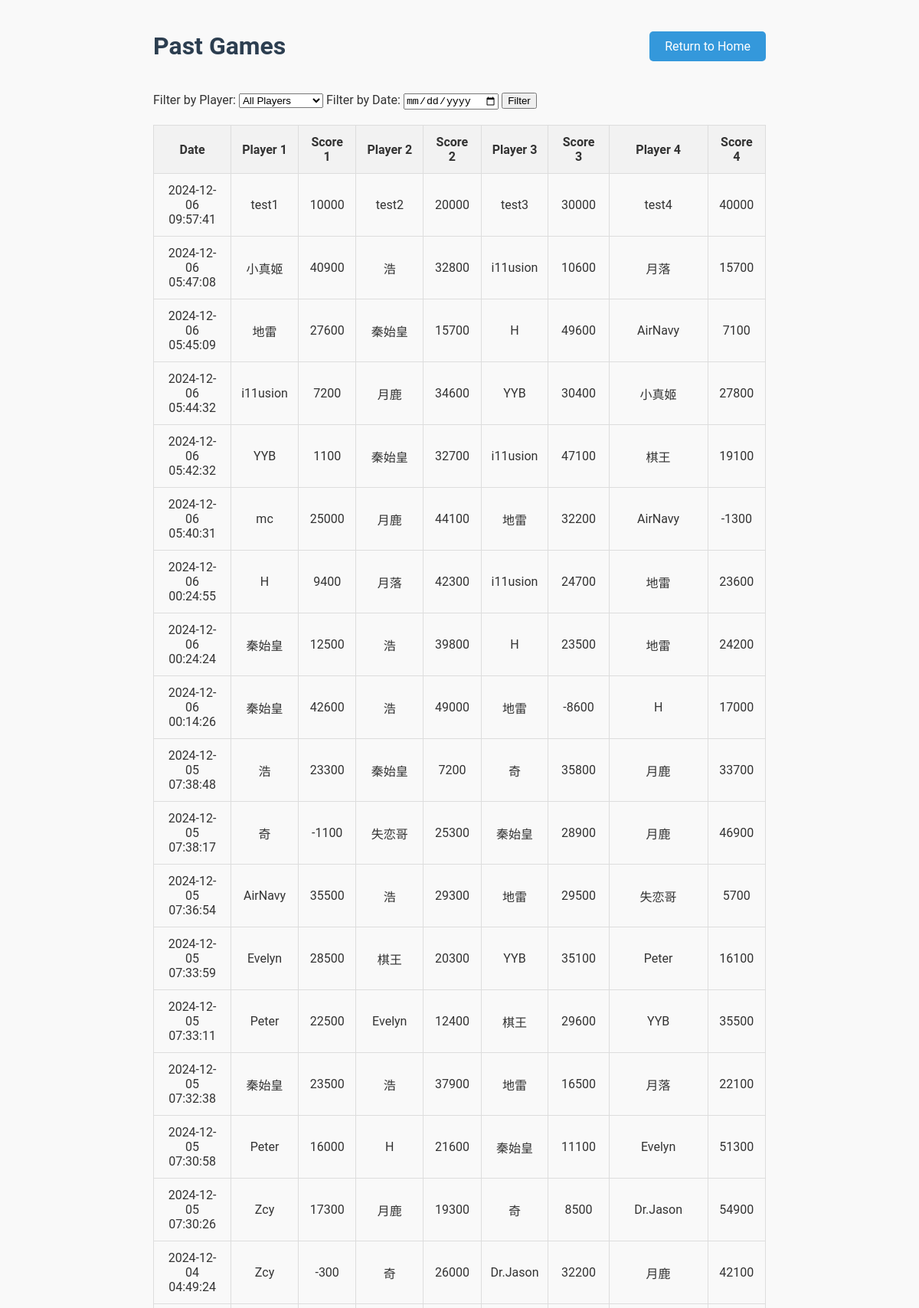
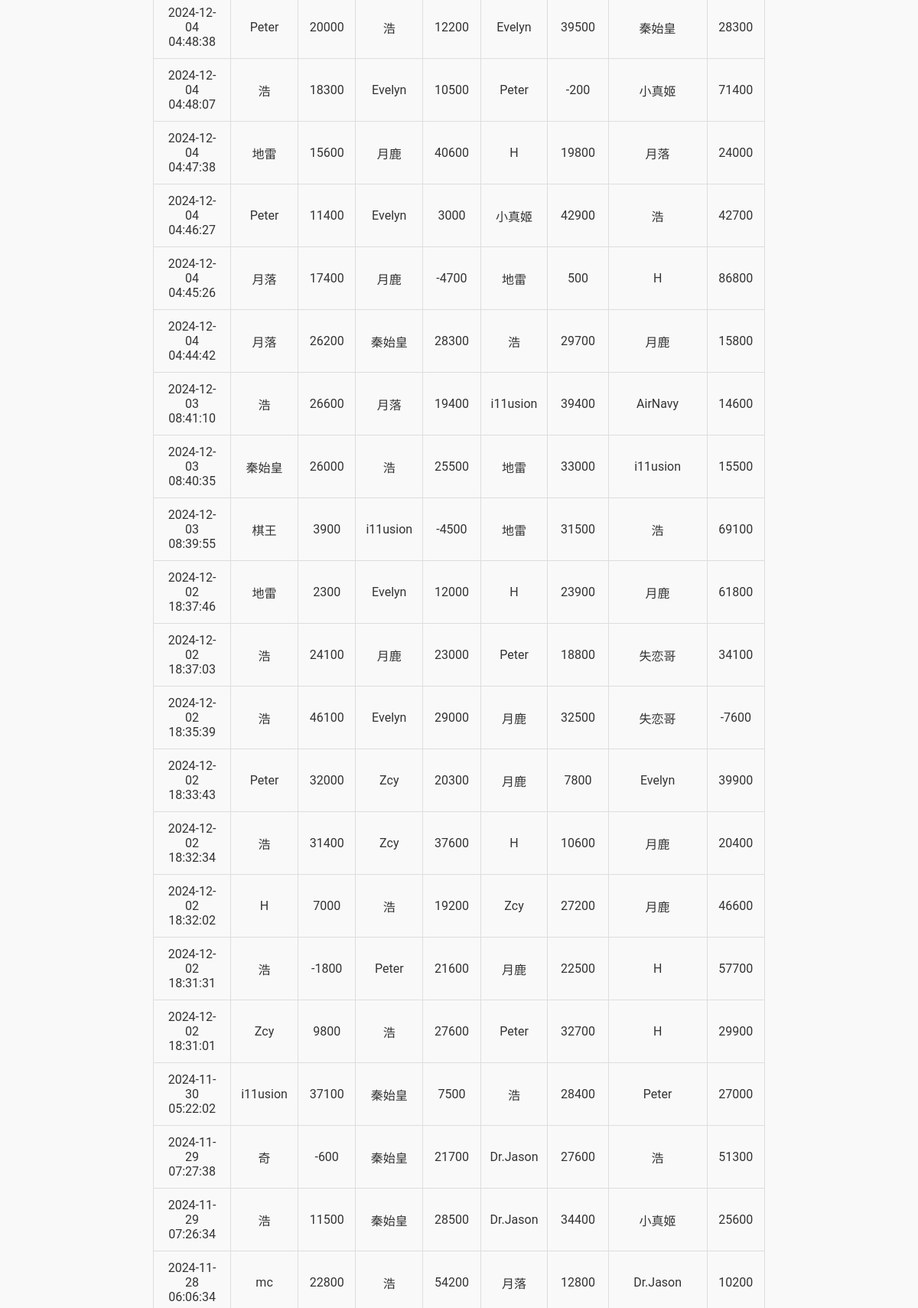
Screenshot of /view-past-games (upper part) with the database file from the repository (2 pictures, top to bottom).
### tables this page shows
CREATE TABLE games (
    game_id INTEGER PRIMARY KEY AUTOINCREMENT,
    player1 TEXT NOT NULL,
    player2 TEXT NOT NULL,
    player3 TEXT NOT NULL,
    player4 TEXT NOT NULL,
    raw_score1 INTEGER NOT NULL,
    raw_score2 INTEGER NOT NULL,
    raw_score3 INTEGER NOT NULL,
    raw_score4 INTEGER NOT NULL,
    final_score1 INTEGER NOT NULL,
    final_score2 INTEGER NOT NULL,
    final_score3 INTEGER NOT NULL,
    final_score4 INTEGER NOT NULL,
    game_date TIMESTAMP DEFAULT CURRENT_TIMESTAMP
, is_fenix BOOLEAN DEFAULT FALSE);

### app.py (the view)
@app.route("/view-past-games", methods=["GET", "POST"])
def view_past_games():
    conn = get_db_connection()
    cursor = conn.cursor()
    player_filter = request.form.get("player_filter")
    date_filter = request.form.get("date_filter")
    query = """
    SELECT game_date, player1, player2, player3, player4, raw_score1, raw_score2, raw_score3, raw_score4
    FROM games WHERE 1=1
    """
    params = []
    if player_filter:
        query += " AND (? IN (player1, player2, player3, player4))"
        params.append(player_filter)
    if date_filter:
        query += " AND DATE(game_date) = ?"
        params.append(date_filter)
    query += " ORDER BY game_date DESC"
    cursor.execute(query, params)
    games = cursor.fetchall()
    cursor.execute("SELECT name FROM players")
    players = cursor.fetchall()
    conn.close()
    return render_template("view_past_games.html", games=games, players=players)

### app.py (called while the page is built)
def get_db_connection():
    conn = sqlite3.connect('mahjong.db')
    conn.row_factory = sqlite3.Row  # Return rows as dictionaries
    return conn

### templates/view_past_games.html (shortened to what this page needs)
<!DOCTYPE html>
<html lang="en">
<head>
</head>
<body>
    <div class="container">
        <div class="header-row">
            <h1>Past Games</h1>
            <div class="return-button">
                <a href="{{ url_for('home') }}">Return to Home</a>
            </div>
        </div>
        <div class="filter-section">
            <form method="POST">
                <label for="player_filter">Filter by Player:</label>
                <select name="player_filter" id="player_filter">
                    <option value="">All Players</option>
                </select>
                <label for="date_filter">Filter by Date:</label>
                <input type="date" name="date_filter" id="date_filter">
                <button type="submit">Filter</button>
            </form>
        </div>
        <table>
            <tr>
                <th>Date</th>
                <th>Player 1</th>
                <th>Score 1</th>
                <th>Player 2</th>
                <th>Score 2</th>
                <th>Player 3</th>
                <th>Score 3</th>
                <th>Player 4</th>
                <th>Score 4</th>
            </tr>
            {% for game in games %}
            <tr>
                <td>{{ game['game_date'] }}</td>
                <td>{{ game['player1'] }}</td>
                <td>{{ game['raw_score1'] }}</td>
                <td>{{ game['player2'] }}</td>
                <td>{{ game['raw_score2'] }}</td>
                <td>{{ game['player3'] }}</td>
                <td>{{ game['raw_score3'] }}</td>
                <td>{{ game['player4'] }}</td>
                <td>{{ game['raw_score4'] }}</td>
            </tr>
            {% endfor %}
        </table>
    </div>
</body>
</html>

### templates/view_past_games.html (style rules this page uses)
body { font-family: 'Roboto', sans-serif; background-color: #f9f9f9; color: #333; margin: 0; padding: 20px; }
.container { max-width: 800px; margin: 0 auto; }
.header-row { display: flex; justify-content: space-between; align-items: center; margin-bottom: 20px; }
h1 { color: #2c3e50; }
table { width: 100%; border-collapse: collapse; margin-top: 20px; }
th, td { padding: 12px; border: 1px solid #ddd; text-align: center; }
th { background-color: #f2f2f2; }
.filter-section { margin-bottom: 20px; }
.return-button a { text-decoration: none; background-color: #3498db; color: #ffffff; padding: 10px 20px; border-radius: 5px; transition: background-color 0.3s; }

### rows the page displays
games: game_date "2024-12-06 09:57:41", player1 "test1", raw_score1 "10000", player2 "test2", raw_score2 "20000", player3 "test3", raw_score3 "30000", player4 "test4", raw_score4 "40000"
games: game_date "2024-12-06 05:47:08", player1 "小真姬", raw_score1 "40900", player2 "浩", raw_score2 "32800", player3 "i11usion", raw_score3 "10600", player4 "月落", raw_score4 "15700"
games: game_date "2024-12-06 05:45:09", player1 "地雷", raw_score1 "27600", player2 "秦始皇", raw_score2 "15700", player3 "H", raw_score3 "49600", player4 "AirNavy", raw_score4 "7100"
games: game_date "2024-12-06 05:44:32", player1 "i11usion", raw_score1 "7200", player2 "月鹿", raw_score2 "34600", player3 "YYB", raw_score3 "30400", player4 "小真姬", raw_score4 "27800"
games: game_date "2024-12-06 05:42:32", player1 "YYB", raw_score1 "1100", player2 "秦始皇", raw_score2 "32700", player3 "i11usion", raw_score3 "47100", player4 "棋王", raw_score4 "19100"
games: game_date "2024-12-06 05:40:31", player1 "mc", raw_score1 "25000", player2 "月鹿", raw_score2 "44100", player3 "地雷", raw_score3 "32200", player4 "AirNavy", raw_score4 "-1300"
games: game_date "2024-12-06 00:24:55", player1 "H", raw_score1 "9400", player2 "月落", raw_score2 "42300", player3 "i11usion", raw_score3 "24700", player4 "地雷", raw_score4 "23600"
games: game_date "2024-12-06 00:24:24", player1 "秦始皇", raw_score1 "12500", player2 "浩", raw_score2 "39800", player3 "H", raw_score3 "23500", player4 "地雷", raw_score4 "24200"
games: game_date "2024-12-06 00:14:26", player1 "秦始皇", raw_score1 "42600", player2 "浩", raw_score2 "49000", player3 "地雷", raw_score3 "-8600", player4 "H", raw_score4 "17000"
games: game_date "2024-12-05 07:38:48", player1 "浩", raw_score1 "23300", player2 "秦始皇", raw_score2 "7200", player3 "奇", raw_score3 "35800", player4 "月鹿", raw_score4 "33700"
games: game_date "2024-12-05 07:38:17", player1 "奇", raw_score1 "-1100", player2 "失恋哥", raw_score2 "25300", player3 "秦始皇", raw_score3 "28900", player4 "月鹿", raw_score4 "46900"
games: game_date "2024-12-05 07:36:54", player1 "AirNavy", raw_score1 "35500", player2 "浩", raw_score2 "29300", player3 "地雷", raw_score3 "29500", player4 "失恋哥", raw_score4 "5700"
games: game_date "2024-12-05 07:33:59", player1 "Evelyn", raw_score1 "28500", player2 "棋王", raw_score2 "20300", player3 "YYB", raw_score3 "35100", player4 "Peter", raw_score4 "16100"
games: game_date "2024-12-05 07:33:11", player1 "Peter", raw_score1 "22500", player2 "Evelyn", raw_score2 "12400", player3 "棋王", raw_score3 "29600", player4 "YYB", raw_score4 "35500"
games: game_date "2024-12-05 07:32:38", player1 "秦始皇", raw_score1 "23500", player2 "浩", raw_score2 "37900", player3 "地雷", raw_score3 "16500", player4 "月落", raw_score4 "22100"
games: game_date "2024-12-05 07:30:58", player1 "Peter", raw_score1 "16000", player2 "H", raw_score2 "21600", player3 "秦始皇", raw_score3 "11100", player4 "Evelyn", raw_score4 "51300"
games: game_date "2024-12-05 07:30:26", player1 "Zcy", raw_score1 "17300", player2 "月鹿", raw_score2 "19300", player3 "奇", raw_score3 "8500", player4 "Dr.Jason", raw_score4 "54900"
games: game_date "2024-12-04 04:49:24", player1 "Zcy", raw_score1 "-300", player2 "奇", raw_score2 "26000", player3 "Dr.Jason", raw_score3 "32200", player4 "月鹿", raw_score4 "42100"
games: game_date "2024-12-04 04:48:38", player1 "Peter", raw_score1 "20000", player2 "浩", raw_score2 "12200", player3 "Evelyn", raw_score3 "39500", player4 "秦始皇", raw_score4 "28300"
games: game_date "2024-12-04 04:48:07", player1 "浩", raw_score1 "18300", player2 "Evelyn", raw_score2 "10500", player3 "Peter", raw_score3 "-200", player4 "小真姬", raw_score4 "71400"
games: game_date "2024-12-04 04:47:38", player1 "地雷", raw_score1 "15600", player2 "月鹿", raw_score2 "40600", player3 "H", raw_score3 "19800", player4 "月落", raw_score4 "24000"
games: game_date "2024-12-04 04:46:27", player1 "Peter", raw_score1 "11400", player2 "Evelyn", raw_score2 "3000", player3 "小真姬", raw_score3 "42900", player4 "浩", raw_score4 "42700"
games: game_date "2024-12-04 04:45:26", player1 "月落", raw_score1 "17400", player2 "月鹿", raw_score2 "-4700", player3 "地雷", raw_score3 "500", player4 "H", raw_score4 "86800"
games: game_date "2024-12-04 04:44:42", player1 "月落", raw_score1 "26200", player2 "秦始皇", raw_score2 "28300", player3 "浩", raw_score3 "29700", player4 "月鹿", raw_score4 "15800"
games: game_date "2024-12-03 08:41:10", player1 "浩", raw_score1 "26600", player2 "月落", raw_score2 "19400", player3 "i11usion", raw_score3 "39400", player4 "AirNavy", raw_score4 "14600"
games: game_date "2024-12-03 08:40:35", player1 "秦始皇", raw_score1 "26000", player2 "浩", raw_score2 "25500", player3 "地雷", raw_score3 "33000", player4 "i11usion", raw_score4 "15500"
games: game_date "2024-12-03 08:39:55", player1 "棋王", raw_score1 "3900", player2 "i11usion", raw_score2 "-4500", player3 "地雷", raw_score3 "31500", player4 "浩", raw_score4 "69100"
games: game_date "2024-12-02 18:37:46", player1 "地雷", raw_score1 "2300", player2 "Evelyn", raw_score2 "12000", player3 "H", raw_score3 "23900", player4 "月鹿", raw_score4 "61800"
games: game_date "2024-12-02 18:37:03", player1 "浩", raw_score1 "24100", player2 "月鹿", raw_score2 "23000", player3 "Peter", raw_score3 "18800", player4 "失恋哥", raw_score4 "34100"
games: game_date "2024-12-02 18:35:39", player1 "浩", raw_score1 "46100", player2 "Evelyn", raw_score2 "29000", player3 "月鹿", raw_score3 "32500", player4 "失恋哥", raw_score4 "-7600"
games: game_date "2024-12-02 18:33:43", player1 "Peter", raw_score1 "32000", player2 "Zcy", raw_score2 "20300", player3 "月鹿", raw_score3 "7800", player4 "Evelyn", raw_score4 "39900"
games: game_date "2024-12-02 18:32:34", player1 "浩", raw_score1 "31400", player2 "Zcy", raw_score2 "37600", player3 "H", raw_score3 "10600", player4 "月鹿", raw_score4 "20400"
games: game_date "2024-12-02 18:32:02", player1 "H", raw_score1 "7000", player2 "浩", raw_score2 "19200", player3 "Zcy", raw_score3 "27200", player4 "月鹿", raw_score4 "46600"
games: game_date "2024-12-02 18:31:31", player1 "浩", raw_score1 "-1800", player2 "Peter", raw_score2 "21600", player3 "月鹿", raw_score3 "22500", player4 "H", raw_score4 "57700"
games: game_date "2024-12-02 18:31:01", player1 "Zcy", raw_score1 "9800", player2 "浩", raw_score2 "27600", player3 "Peter", raw_score3 "32700", player4 "H", raw_score4 "29900"
games: game_date "2024-11-30 05:22:02", player1 "i11usion", raw_score1 "37100", player2 "秦始皇", raw_score2 "7500", player3 "浩", raw_score3 "28400", player4 "Peter", raw_score4 "27000"
games: game_date "2024-11-29 07:27:38", player1 "奇", raw_score1 "-600", player2 "秦始皇", raw_score2 "21700", player3 "Dr.Jason", raw_score3 "27600", player4 "浩", raw_score4 "51300"
games: game_date "2024-11-29 07:26:34", player1 "浩", raw_score1 "11500", player2 "秦始皇", raw_score2 "28500", player3 "Dr.Jason", raw_score3 "34400", player4 "小真姬", raw_score4 "25600"
games: game_date "2024-11-28 06:06:34", player1 "mc", raw_score1 "22800", player2 "浩", raw_score2 "54200", player3 "月落", raw_score3 "12800", player4 "Dr.Jason", raw_score4 "10200"
